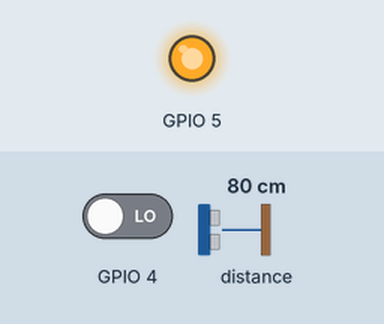
Recording of a program running on a simulated ESP8266 board running MicroPython. Parts: output pins drawn as LEDs (lit = HIGH). Inputs (shaded band) come from the test bench; at power-on: GPIO 4 LOW, distance to the obstacle 80 cm. The echo pulse lasts 58.3 µs per cm; WiFi joins after 1.5 s; no MQTT or app messages arrive unless stated; pins used as bus, display or sensor lines are not drawn; what the program prints to the serial console is not drawn.

Above: at 3.1 s.
At 5.1 s:
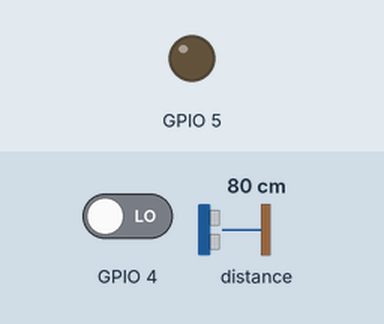
Timing chart, 0 to 7.2 s (numbered marks = the images above):
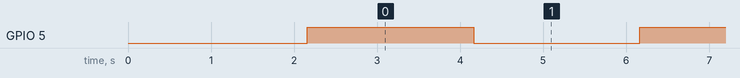

The program:

main.py
```python
import time
import json
from umqtt.simple import MQTTClient
import uasyncio as asyncio
from devices import Motor, Sensor, UltrasonicSensor

# --- Configure these ---
MQTT_SERVER = "192.168.1.71"
MQTT_PORT = 1883
MQTT_USER = "titeuf"
MQTT_PASSWORD = "Farm1test"
CLIENT_ID = "ESP-8266"
SENSOR_TOPIC = "esp8266/sensor_data"

# Pin definitions
MOTOR_PIN = 5
SENSOR_PIN = 4
TRIGGER_PIN = 16
ECHO_PIN = 0

# Initialize devices
motor = Motor(MOTOR_PIN)
sensor = Sensor(SENSOR_PIN)
ultrasonic_sensor = UltrasonicSensor(TRIGGER_PIN, ECHO_PIN)

# Initialize MQTT client
mqtt_client = MQTTClient(CLIENT_ID, MQTT_SERVER, MQTT_PORT, MQTT_USER, MQTT_PASSWORD)

async def connect_mqtt():
    try:
        mqtt_client.connect()
        print("Connected to MQTT broker")
    except Exception as e:
        print("Error connecting to MQTT:", e)

async def send_sensor_data():
    while True:
        try:
            # Read sensor data
            sensor_value = sensor.read_value()
            distance = ultrasonic_sensor.measure_distance()

            # Create a data dictionary
            data = {
                "sensor_value": sensor_value,
                "distance_cm": distance
            }

            # Publish data to MQTT
            mqtt_client.publish(SENSOR_TOPIC, json.dumps(data))
            print("Sensor data published:", data)

            await asyncio.sleep(5)  # Adjust the interval as needed

        except Exception as e:
            print("Error sending sensor data:", e)

async def main_loop():
    while True:
        # Add your motor control logic here
        motor.on()
        await asyncio.sleep(2)
        motor.off()
        await asyncio.sleep(2)

async def run():
    await connect_mqtt()
    await asyncio.gather(send_sensor_data(), main_loop())

if __name__ == "__main__":
    try:
        asyncio.run(run())
    except Exception as e:
        print("Error in main loop:", e)
```

devices.py
```python
from machine import Pin, time_pulse_us
import time  # Import the time module

class Sensor:
    def __init__(self, pin):
        """Initializes a generic digital sensor on the given pin."""
        self.pin = Pin(pin, Pin.IN)

    def read_value(self):
        """Reads and returns the current state of the sensor (0 or 1)."""
        return self.pin.value()

class Motor:
    def __init__(self, pin):
        """Initializes motor control on the given pin."""
        self.pin = Pin(pin, Pin.OUT)

    def on(self):
        """Turns the motor on."""
        self.pin.on()

    def off(self):
        """Turns the motor off."""
        self.pin.off()

class UltrasonicSensor:
    def __init__(self, trigger_pin, echo_pin):
        """Initializes the HC-SR04 ultrasonic sensor."""
        self.trigger = Pin(trigger_pin, Pin.OUT)
        self.echo = Pin(echo_pin, Pin.IN)

    def measure_distance(self):
        """Measures the distance using the HC-SR04 sensor."""
        self.trigger.off()
        time.sleep_us(5)
        self.trigger.on()
        time.sleep_us(10)
        self.trigger.off()

        pulse_time = time_pulse_us(self.echo, 1, 30000)  # 30ms timeout
        distance_cm = (pulse_time / 2) / 29.1  # Convert time to distance in cm
        return distance_cm
```

boot.py
```python
import network
import time

# Wi-Fi credentials
SSID = "Wutang_LAN-2G"
PASSWORD = "..,123456"

def connect_wifi():
    wlan = network.WLAN(network.STA_IF)
    wlan.active(True)
    if not wlan.isconnected():
        print("Connecting to Wi-Fi...")
        wlan.connect(SSID, PASSWORD)
        while not wlan.isconnected():
            time.sleep(1)
    print("Wi-Fi connected:", wlan.ifconfig())

# Connect to Wi-Fi on boot
connect_wifi()

# Now execute main.py
import main
```

Measured:
- by itself, GPIO 5: alternates HIGH for 2.0 s and LOW for 2.0 s
